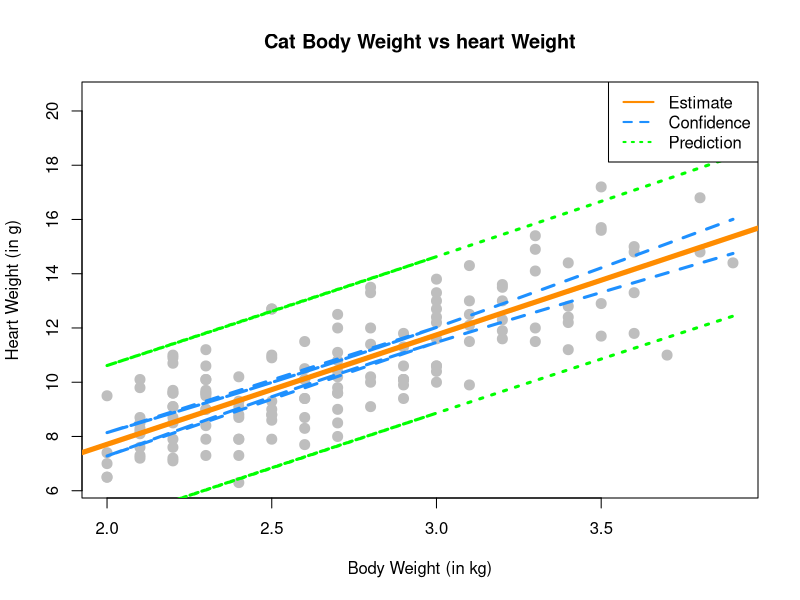
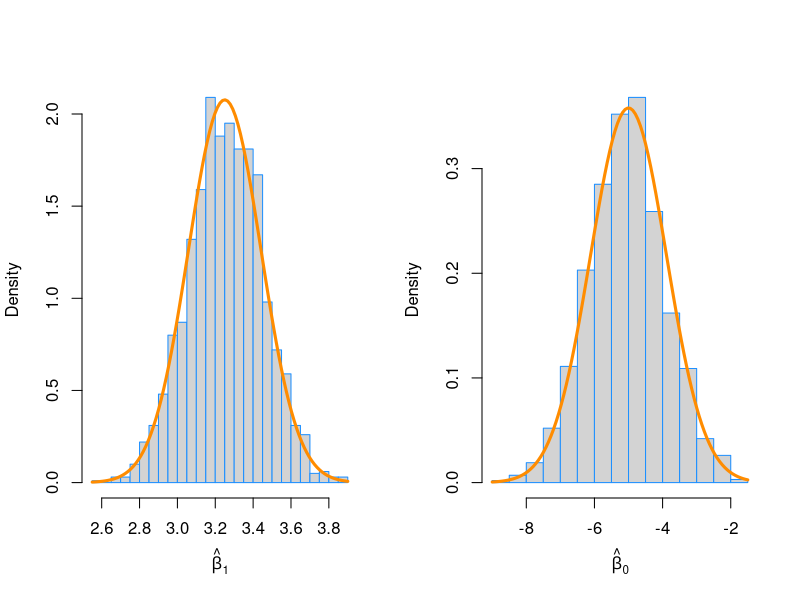

Write the R code that produced these figures, in order.
## ---- chunk 1
cats = MASS :: cats
cat_model = lm(Hwt ~ Bwt, data = cats)
summary(cat_model)

## ---- chunk 2
test_statistic = summary(cat_model)$coefficients[2,3]
test_statistic
## ---- chunk 3
p_value = summary(cat_model)$coefficients[2,4]
p_value
## ---- chunk 4
confint(cat_model, parm = "Bwt", level = .95)

## ---- chunk 5
confint(cat_model, parm = "(Intercept)", level = .90)
## ---- chunk 6
predict(cat_model, newdata = data.frame(Bwt = c(2.1, 2.8)), level = .90, interval = c("confidence"))
## ---- chunk 7
mean(cats$Bwt)
range(cats$Bwt)
## ---- chunk 8
- 7.787882 +  8.441856
- 10.735843 + 11.141583

## ---- chunk 9
predict(cat_model, newdata = data.frame(Bwt = c(2.8, 4.2)), level = .90, interval = c("prediction"))
## ---- chunk 10
predict_conf = predict(cat_model,level = .95, interval = c("confidence") )
predict_pred = predict(cat_model,level = .95, interval = c("prediction") )
plot(Hwt ~ Bwt, data = cats,
    xlab = "Body Weight (in kg)",
    ylab = "Heart Weight (in g)",
    main = "Cat Body Weight vs heart Weight",
    pch  = 20,
    cex  = 2,
    col  = "grey"
    )
abline(cat_model, lwd = 5, col = "darkorange");
lines(cats$Bwt, predict_conf[,"lwr"], col = "dodgerblue", lwd = 3, lty = 2)
lines(cats$Bwt, predict_conf[,"upr"], col = "dodgerblue", lwd = 3, lty = 2)
lines(cats$Bwt, predict_pred[,"lwr"], col = "green", lwd = 3, lty = 3)
lines(cats$Bwt, predict_pred[,"upr"], col = "green", lwd = 3, lty = 3)

legend("topright", legend = c("Estimate", "Confidence" , "Prediction"), lty = c(1, 2,3), lwd = 2,
       col = c("darkorange", "dodgerblue", "green"))

## ---- chunk 11
summary(cat_model)
standerd_error = summary(cat_model)$coefficients[2,2]
test_statistic = (summary(cat_model)$coefficients[2,1] - 4) / standerd_error
p_value = 1 - pt(test_statistic, df = length(cats$Bwt)-2)
p_value

## ---- chunk 12
data(Ozone, package = "mlbench")
Ozone = Ozone[, c(4, 6, 7, 8)]
colnames(Ozone) = c("ozone", "wind", "humidity", "temp")
Ozone = Ozone[complete.cases(Ozone), ]
## ---- chunk 13
ozone_wind_model = lm(ozone ~ wind, data = Ozone)
summary(ozone_wind_model)
Test_statistic = summary(ozone_wind_model)$coefficients[2,3]
p_value = summary(ozone_wind_model)$coefficients[2,4]

## ---- chunk 14
ozone_temp_model = lm(ozone ~ temp, data = Ozone)
summary(ozone_temp_model)
Test_statistic = summary(ozone_temp_model)$coefficients[2,3]
p_value = summary(ozone_temp_model)$coefficients[2,4]

## ---- chunk 15
birthday = 19890101
set.seed(birthday)
n = 50
x = seq(0, 10, length = n)
## ---- chunk 16
beta_0_hat = rep(0, 2000)
beta_1_hat = rep(0, 2000)
sigma = sqrt(16)
beta_0 = -5
beta_1 = 3.25

for (i in 1:2000)
{
  error = rnorm(n , mean= 0, sd =sigma )
  y = beta_0 + beta_1 * x + error
  model = lm(y ~ x)
  beta_0_hat[i] = coef(model)[1]
  beta_1_hat[i] = coef(model)[2]
}

## ---- chunk 17
Sxx = sum((x - mean(x)) ^ 2)
var_beta_1_hat = (sigma ^ 2) / Sxx
var_beta_0_hat = sigma ^ 2 * ((1 / length(x))  + ((mean(x) ^ 2) / Sxx))

example_data = rbind(true_expected_value = c( -5 , 3.25),
                  mean_vale = c(mean(beta_0_hat), mean(beta_1_hat)))
example_data= rbind(example_data, true_std = c(sqrt(var_beta_0_hat), sqrt(var_beta_1_hat)))

example_data= rbind(example_data, simulated_std = c(sd(beta_0_hat), sd(beta_1_hat)))
colnames(example_data) =  c("BETA_0", "BETA_1")
example_data
## ---- chunk 18

par(mfrow=c(1,2))
hist(beta_1_hat, prob = TRUE, breaks = 20, 
     xlab = expression(hat(beta)[1]), main = "", border = "dodgerblue")
curve(dnorm(x, mean = beta_1, sd = sqrt(var_beta_1_hat)), 
      col = "darkorange", add = TRUE, lwd = 3)

hist(beta_0_hat, prob = TRUE, breaks = 20, 
     xlab = expression(hat(beta)[0]), main = "", border = "dodgerblue")
curve(dnorm(x, mean = beta_0, sd = sqrt(var_beta_0_hat)), 
      col = "darkorange", add = TRUE, lwd = 3)

## ---- chunk 19
birthday = 19890101
set.seed(birthday)
n = 25
x = seq(0, 2.5, length = n)
## ---- chunk 20
beta_0 = 5
beta_1 = 2
sigma = 3
beta_1_hat = rep(0, 2500)
se = rep(0, 2500)

for (i in 1:2500)
{
  
  error = rnorm(n, mean = 0 , sd = sigma)
  y = beta_0 + beta_1 * x + error
  model = lm(y~x)
  beta_1_hat[i]= coef(model)[2]
  se[i] = summary(model)$sigma 
} 
  
## ---- chunk 21
alpha = 0.05
crit = qt(0.975, df = n - 2)
Sxx = sum((x - mean(x)) ^ 2)
lower_95 = beta_1_hat - crit * sqrt( (se ^ 2)/ Sxx )
upper_95 = beta_1_hat + crit * sqrt( (se ^ 2)/ Sxx )
## ---- chunk 22
mean(lower_95 < beta_1 & beta_1 < upper_95)

## ---- chunk 23

1- mean(lower_95 < 0 & 0 < upper_95)

## ---- chunk 24

alpha = 0.01
crit = qt(0.995, df = n - 2)
lower_99 = beta_1_hat - crit *  sqrt( (se ^ 2)/ Sxx )
upper_99 = beta_1_hat + crit * sqrt( (se ^ 2)/ Sxx )

## ---- chunk 25
mean(lower_99 <= 2 & 2 <=  upper_99)

## ---- chunk 26
1 -  mean(lower_99 < 0 & 0 <  upper_99)
## ---- chunk 27
cat_model = lm(Hwt ~ Bwt, data = cats)

  calc_pred_int = function(model,  newdata, level = 0.95)  
  {
beta_0 = coef(model)[1]
beta_1 = coef(model)[2]
x = as.vector(model$model[,2])
y = as.vector(model$model[,1])
y_hat = beta_0 + beta_1 * x
x_bar = mean(x)
Sxx = sum((x - x_bar)^2)

Se = sqrt( sum((y - y_hat) ^ 2) / (length(x) -2))
alpha = (1 - level) / 2
crit = qt(level + alpha, df = length(x) -1)
se_interval = Se * sqrt(1 + ( 1/length(x) )  + ( (newdata[[1]] - x_bar)^2 / Sxx ) )
estimate = beta_0 + beta_1 * newdata[[1]]
lower = estimate - se_interval * crit
Upper = estimate + se_interval * crit
data.frame("estimate" = estimate, "lower" = lower, "upper" =Upper)
}
